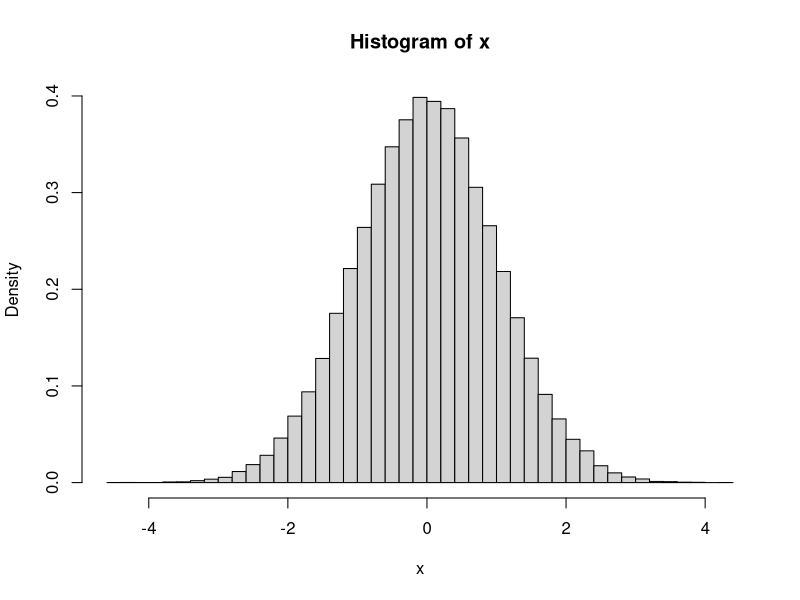
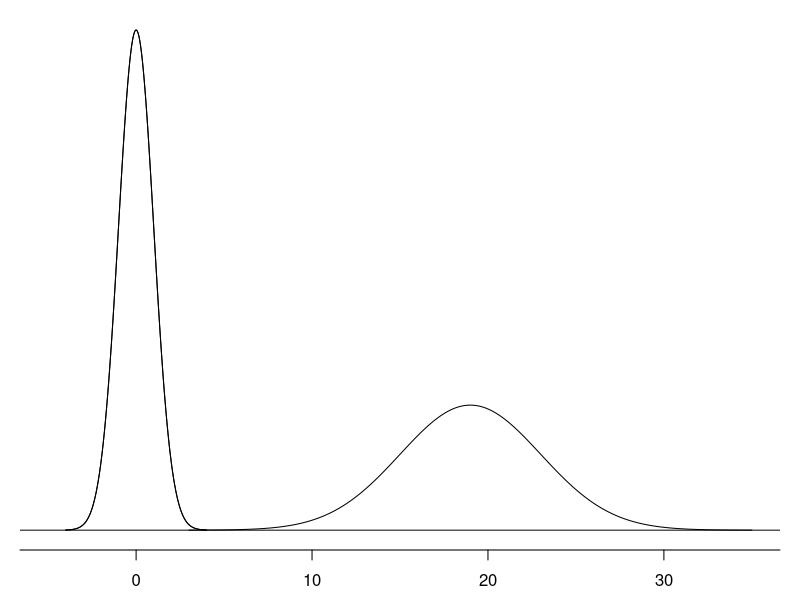

Write the R code that produced these figures, in order.
set.seed(1)

x <- rnorm(100000)
hold <- hist(x, breaks=50, prob=T)

#===> plot <===#
par(mfrow=c(1,1), las=1, mar=c(2.5,1,0.5,1))

# curve 1
X <- seq(-4,4,0.01)
Y <- dnorm(X)
plot(X, Y, type='l', axes=F, xlim=c(-5,35))
axis(1, at=seq(-10, 40, 10))
lines(X, Y)
abline(h=0)

# curve 2
X <- seq(3,35,0.01)
Y <- dnorm(X, 19, 4)
lines(X, Y)
